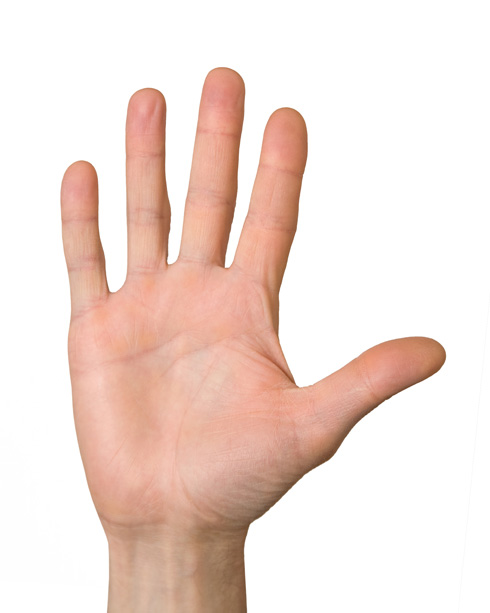
#> input picture img/mano.jpg, 490 x 613 px, found by its file name
$ python practica-2.py
#> lines starting #> are read from the running program, lines starting #| are printed output that depends on the picture; after the words box and inside, x2 and y2 are one past the last pixel; in counts of white or black regions, pixels touching at a corner belong together
""" Práctica 2 configurar canales y utilizar algoritmo white patch """
import numpy as np
import cv2

mano='./img/mano.jpg'
manos='./img/manos.jpeg'
ok='./img/ok.jpeg'

img = cv2.imread(mano)#r+g+b/3
#> img is the input picture: shape (613, 490, 3); mean B, G, R 215.4, 222.8, 241.6
(b, g, r) = (img[:,:,0], img[:,:,1], img[:,:,2])
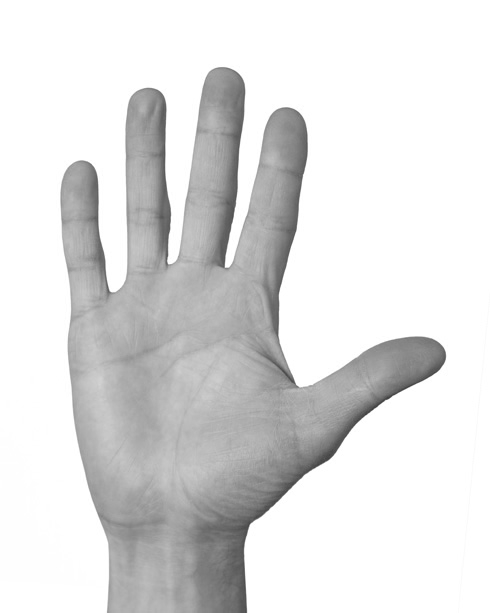
#> g: shape (613, 490); min 61, max 255, mean 222.8
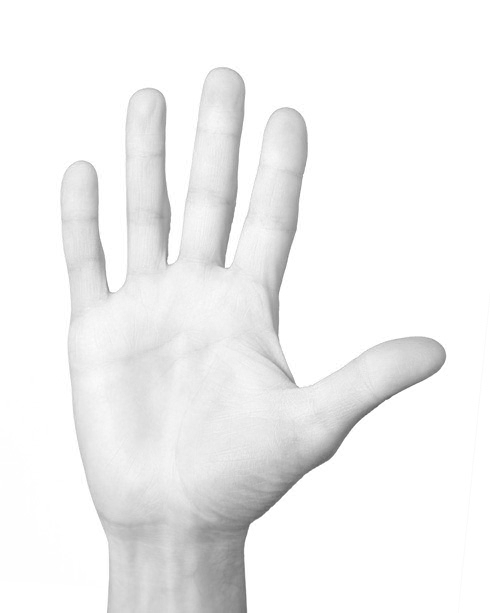
#> r: shape (613, 490); min 92, max 255, mean 241.6


""" Binarizacion de la original """
b=np.where(b>240,0,255*256)
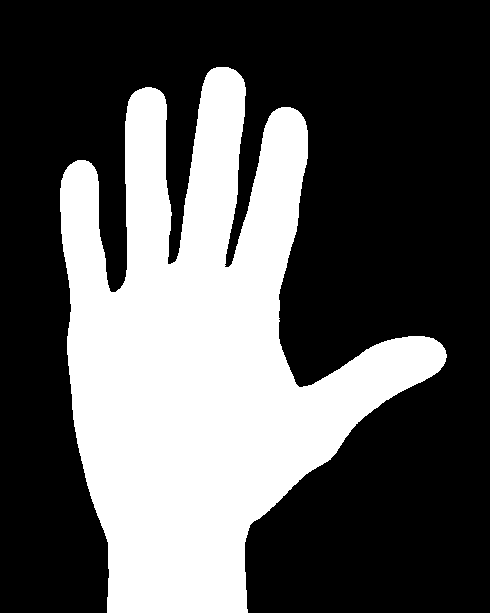
#> b: shape (613, 490) int64; values 0 (black) and 65280 (white), 34.8% white; 1 white region, box (x1, y1, x2, y2) and area: (60, 67, 447, 613) 104397
g=np.where(g>230,0,255*256)
#> g: shape (613, 490) int64; values 0 (black) and 65280 (white), 34.6% white; 1 white region, box (x1, y1, x2, y2) and area: (60, 67, 446, 613) 103912
r=np.where(r>250,0,255*256)
#> r: shape (613, 490) int64; values 0 (black) and 65280 (white), 34.9% white; 178 white regions (177 under 20 px), largest, box (x1, y1, x2, y2) and area: (60, 66, 447, 613) 104558

normal= cv2.merge((b,g,r))

""" Imagen canal azul intenso """
azulintenso=np.copy(img)
(bai, gai, rai) = (azulintenso[:,:,0], azulintenso[:,:,1], azulintenso[:,:,2])

for j in range(len(bai)):
	for k in range(len(bai[j])):
		bai[j][k] *= 1
		gai[j][k] *= .5
		rai[j][k] *= .5
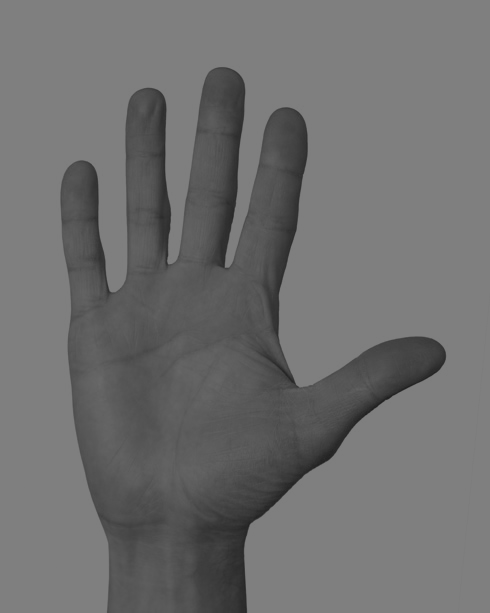
#> gai: shape (613, 490); min 30, max 127, mean 111
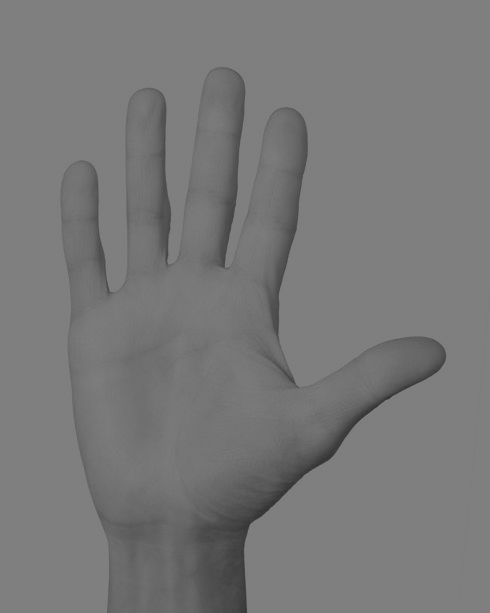
#> rai: shape (613, 490); min 46, max 127, mean 120.4

azulintenso=cv2.merge((bai,gai,rai))
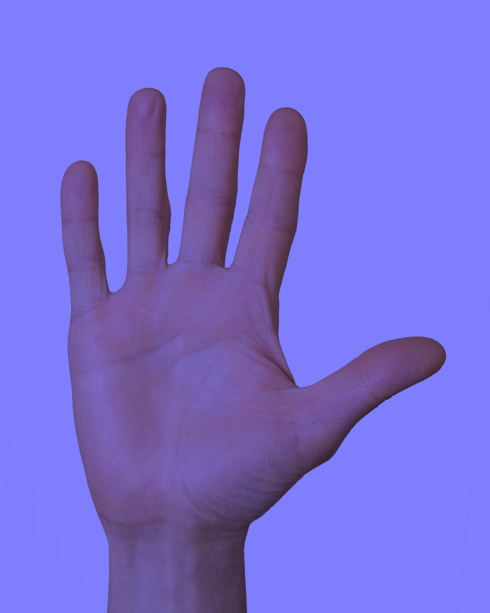
#> azulintenso: shape (613, 490, 3); mean of channels 0, 1, 2 215.4, 111, 120.4; drawn as B, G, R


""" White patch para con azul """
azulConAlgoritmo=np.copy(img)
(bca, gca, rca) = (azulConAlgoritmo[:,:,0], azulConAlgoritmo[:,:,1], azulConAlgoritmo[:,:,2])

for j in range(len(bca)):
	for k in range(len(bca[j])):
		bca[j][k] *= 1
		gca[j][k] *= .5
		rca[j][k] *= .5

max_b = np.amax(np.amax(azulConAlgoritmo[:,:,0]))
#> max_b = 255
print(max_b)
#| 255
max_g = np.amax(np.amax(azulConAlgoritmo[:,:,1]))
#> max_g = 127
print(max_g)
#| 127
max_r = np.amax(np.amax(azulConAlgoritmo[:,:,2]))
#> max_r = 127
print(max_r)
#| 127

for j in range(len(bca)):
	for k in range(len(bca[j])):
		bca[j][k] = int( (255) * (bca[j][k]) / (max_b))
		gca[j][k] = int( (255) * (gca[j][k]) / (max_g))
		rca[j][k] = int( (255) * (rca[j][k])/ (max_r))

nueva=cv2.merge((bca,gca,rca))

""" Evaluacion sin algoritmo """

""" azulSinAlgoritmo=np.copy(img)
(ba, ga, ra) = (azulSinAlgoritmo[:,:,0], azulSinAlgoritmo[:,:,1], azulSinAlgoritmo[:,:,2])

#ba=ba*1.5
for j in range(len(ba)):
	for k in range(len(ba[j])):
		bca[j][k] *= 1
		gca[j][k] *= .5
		rca[j][k] *= .5

for j in range(len(ba)):
	for k in range(len(ba[j])):
		if ba[j][k] < 240 & ga[j][k] < 230 & ra[j][k] < 250:
			ba[j][k] = 255
			ga[j][k] = 255
			ra[j][k] = 255
		else:
			ba[j][k] = 0
			ga[j][k] = 0
			ra[j][k] = 0

azul=cv2.merge((ba,ga,ra)) """
#ba=np.where(ba>240,0,255*256)
#ga=np.where(ga>230,0,255*256)
#ra=np.where(ra>250,0,255*256)
""" white patch binarizada """

azulwp=np.copy(img)
bwp,gwp,rwp=cv2.split(azulwp)

for j in range(len(bwp)):
	for k in range(len(bwp[j])):
		bwp[j][k] *= 1
		gwp[j][k] *= 1
		rwp[j][k] *= 1

max_bwp = np.amax(np.amax(azulwp[:,:,0]))
#> max_bwp = 255
print(max_bwp)
#| 255
max_gwp = np.amax(np.amax(azulwp[:,:,1]))
#> max_gwp = 255
print(max_gwp)
#| 255
max_rwp = np.amax(np.amax(azulwp[:,:,2]))
#> max_rwp = 255
print(max_rwp)
#| 255

for j in range(len(bwp)):
	for k in range(len(bwp[j])):
		bwp[j][k] = int( (255) * (bwp[j][k]) / (max_bwp))
		gwp[j][k] = int( (255) * (gwp[j][k]) / (max_gwp))
		rwp[j][k] = int( (255) * (rwp[j][k])/ (max_rwp))

for j in range(len(bwp)):
	for k in range(len(bwp[j])):
		if bwp[j][k] < 240 & gwp[j][k] < 230 & rwp[j][k] < 250:
			bwp[j][k] = 255
			gwp[j][k] = 255
			rwp[j][k] = 255
		else:
			bwp[j][k] = 0
			gwp[j][k] = 0
			rwp[j][k] = 0
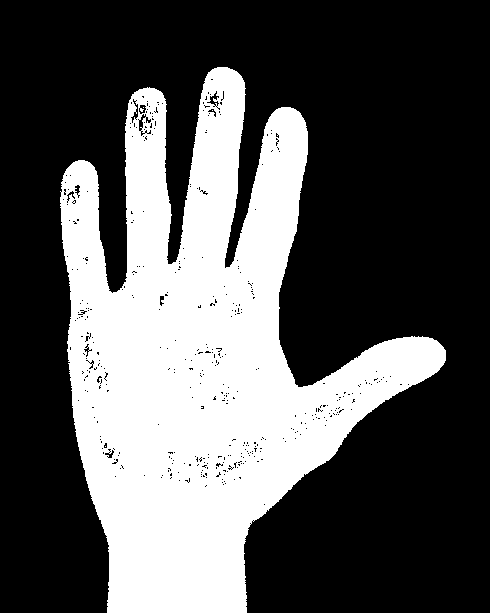
#> bwp: shape (613, 490); 34% white; 4 white regions (3 under 20 px), largest, box (x1, y1, x2, y2) and area: (60, 67, 446, 613) 102122

chidodido=cv2.merge((bwp,gwp,rwp))

""" --------------------------------------- """

#cv2.imshow("original",img)
#cv2.imshow("normal binarizada",normal)
#cv2.imshow("escalar azul",azul)
cv2.imshow("azul mas intenso",azulintenso)
cv2.imshow("escalar nueva",nueva)
cv2.imshow("chidodido",chidodido)
#cv2.imshow("sin verde",manosinverde)
#cv2.imshow("sin rojo",manosinrojo)
cv2.waitKey(0)
cv2.destroyAllWindows()
